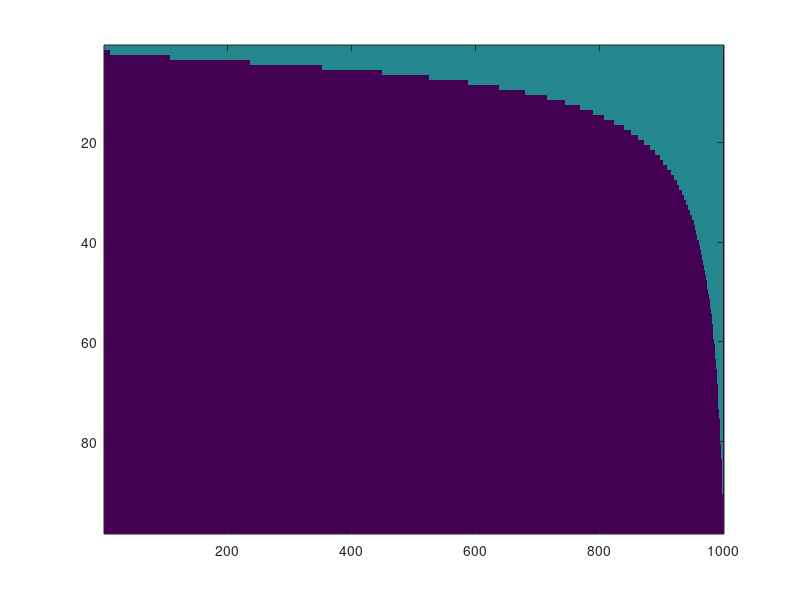

Source code (MATLAB):
clear all 
close all 
clc
k=100;

p=.001:.001:1;
% i=2:k-1;
i=2:k-1;
for j=1:length(p)
    for m=1:length(i)
        pLine(m,j)=(1-p(j)^(i(m)))/((1-p(j))*p(j)^(i(m)-1));
        pStar(m,j)=(p(j)+k-1)/p(j);
    end
end

result = pLine-pStar;

isNegative =result < 0;

isNegative =isNegative*30;
image(isNegative)
% hold on
% for m=1:length(p)
%     
%     plot(i,result(:,m))
%     pause(2)
% end
    